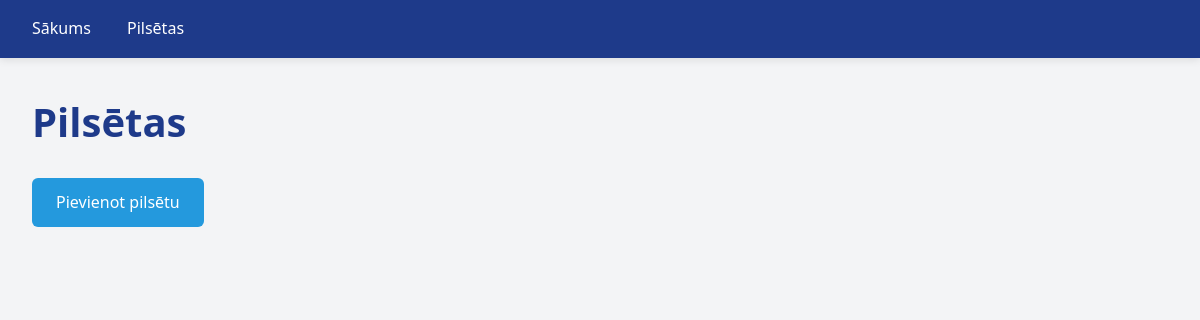
/pilsetas, run on an earlier commit of the app's database.
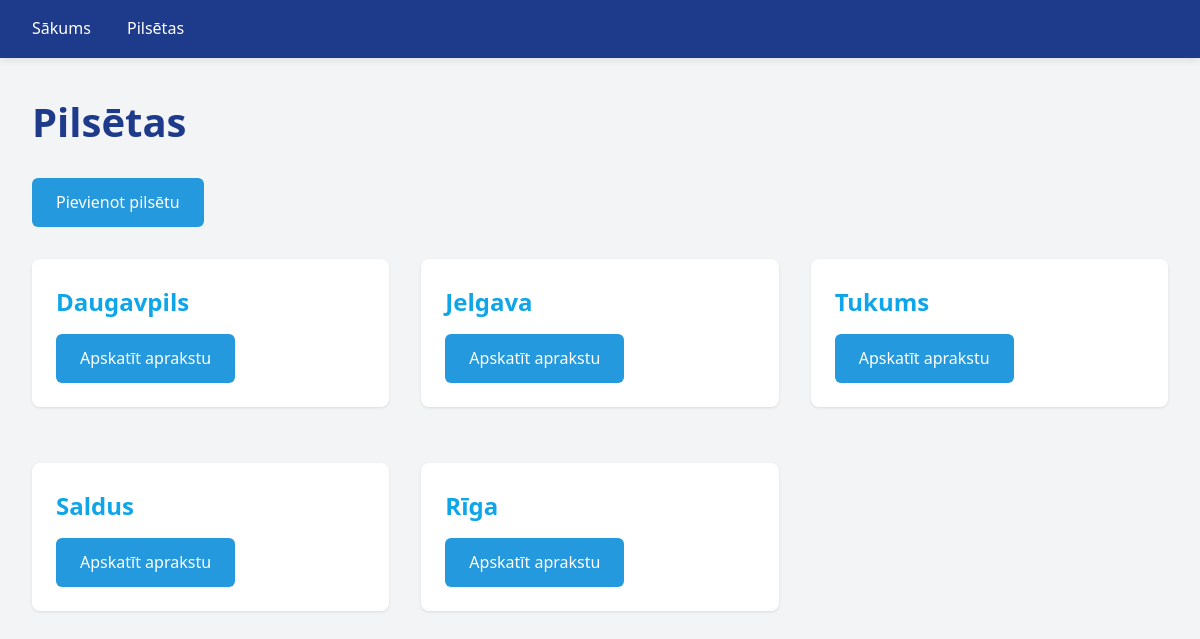
And on a later commit of the database.
### tables this page shows
CREATE TABLE pilsetas (
	id INTEGER NOT NULL PRIMARY KEY AUTOINCREMENT,
	nosaukums TEXT NOT NULL,
	statistika_id INTEGER,
	CONSTRAINT pilsetas_statistika_FK FOREIGN KEY (statistika_id) REFERENCES statistika(id) ON DELETE SET NULL
);

### app.py (the view, shortened to what this page needs)
@app.route("/pilsetas", methods=["GET", "POST"])
def pilsetas():
    conn = get_db_connection()
    pilsetas = conn.execute("SELECT * FROM pilsetas").fetchall()
    conn.close()
    return render_template("pilsetas_index.html", pilsetas=pilsetas)

### app.py (called while the page is built)
def get_db_connection():
    db = Path(__file__).parent / "db.sqlite"
    conn = sqlite3.connect(db)
    conn.row_factory = sqlite3.Row
    return conn

### templates/pilsetas_index.html (shortened to what this page needs)
{% extends "base.html" %}
{% block content %}
  <h1>Pilsētas</h1>
  <div class="mb-4">
    <a href="/pilsetas/create" class="btn btn-primary">Pievienot pilsētu</a>
  </div>
  <div class="grid">
    {% for pilseta in pilsetas %}
      <div class="card">
        <h3>{{pilseta["nosaukums"]}}</h3>
        <a href="/pilsetas/{{pilseta['id']}}" class="btn btn-primary btn-small">Apskatīt aprakstu</a>
      </div>
    {% endfor %}
  </div>
{% endblock %}

### templates/base.html (shortened to what this page needs)
<!DOCTYPE html>
<html lang="lv">
<head>
<link rel="stylesheet" href="{{ url_for('static', filename='style.css') }}">
</head>
<body>
<header>
  <a href="/">Sākums</a>
  <a href="/pilsetas">Pilsētas</a>
</header>
<main>
{% block content %}{% endblock %}
</main>
</body>
</html>

### static/style.css (style rules this page uses)
* { margin: 0; padding: 0; box-sizing: border-box; }
:root { --primary-color: #1e3a8a; --secondary-color: #0ea5e9; --accent-color: #f97316; --text-color: #1f2937; --light-bg: #f3f4f6; --white: #ffffff; --border-color: #e5e7eb; --success-color: #10b981; --danger-color: #ef4444; }
body { font-family: 'Segoe UI', Tahoma, Geneva, Verdana, sans-serif; color: var(--text-color); background-color: var(--light-bg); line-height: 1.6; }
header { background-color: var(--primary-color); color: var(--white); padding: 1rem 2rem; box-shadow: 0 2px 8px rgba(0, 0, 0, 0.1); position: sticky; top: 0; z-index: 100; }
header a { color: var(--white); text-decoration: none; margin-right: 2rem; font-weight: 500; transition: color 0.3s ease; font-size: 1rem; }
main { max-width: 1200px; margin: 2rem auto; padding: 0 2rem; }
h1 { color: var(--primary-color); margin-bottom: 1.5rem; font-size: 2.5rem; }
h3 { color: var(--secondary-color); margin-top: 1.25rem; margin-bottom: 0.75rem; font-size: 1.5rem; }
button, .btn, a.btn { display: inline-block; padding: 0.75rem 1.5rem; color: var(--white); border: none; border-radius: 0.375rem; font-size: 1rem; font-weight: 500; cursor: pointer; text-decoration: none; transition: all 0.3s ease; }
.btn-primary { background-color: rgb(36, 153, 221); }
.btn-small { padding: 0.5rem 1rem; font-size: 0.875rem; }
.card { background-color: var(--white); border-radius: 0.5rem; box-shadow: 0 1px 3px rgba(0, 0, 0, 0.1); padding: 1.5rem; margin-bottom: 1.5rem; transition: box-shadow 0.3s ease, transform 0.3s ease; }
.card h3 { margin-top: 0; }
a { color: var(--secondary-color); text-decoration: none; transition: color 0.3s ease; }
.grid { display: grid; grid-template-columns: repeat(auto-fit, minmax(300px, 1fr)); gap: 2rem; margin-bottom: 2rem; }
.mb-4 { margin-bottom: 2rem; }

What changed in the data, as far as the page shows it:
added pilsetas: nosaukums "Daugavpils"
added pilsetas: nosaukums "Jelgava"
added pilsetas: nosaukums "Tukums"
added pilsetas: nosaukums "Saldus"
added pilsetas: nosaukums "Rīga"
